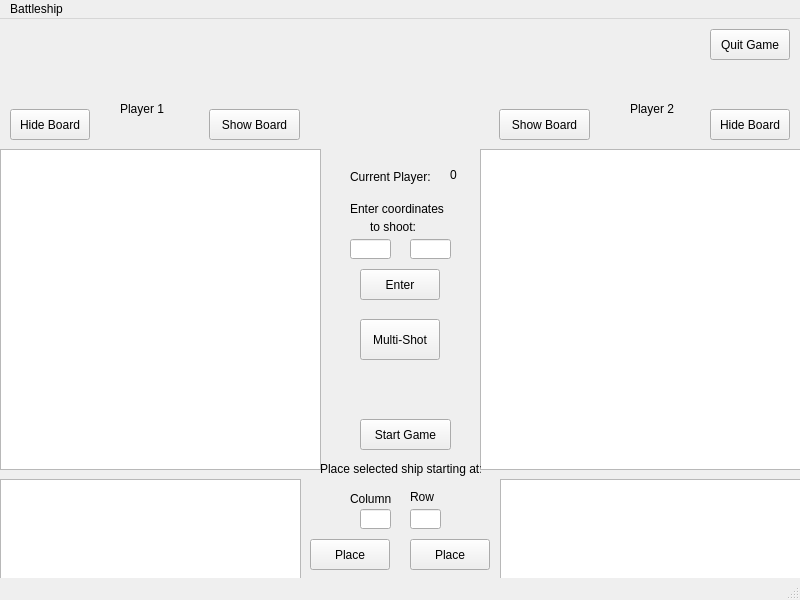
<?xml version="1.0" encoding="UTF-8"?>
<ui version="4.0">
 <class>MainWindow</class>
 <widget class="QMainWindow" name="MainWindow">
  <property name="geometry">
   <rect>
    <x>0</x>
    <y>0</y>
    <width>800</width>
    <height>600</height>
   </rect>
  </property>
  <property name="windowTitle">
   <string>MainWindow</string>
  </property>
  <widget class="QWidget" name="centralwidget">
   <widget class="QGraphicsView" name="plotGraphicsView">
    <property name="geometry">
     <rect>
      <x>0</x>
      <y>130</y>
      <width>321</width>
      <height>321</height>
     </rect>
    </property>
   </widget>
   <widget class="QGraphicsView" name="plotGraphicsView_2">
    <property name="geometry">
     <rect>
      <x>480</x>
      <y>130</y>
      <width>321</width>
      <height>321</height>
     </rect>
    </property>
   </widget>
   <widget class="QLabel" name="player1">
    <property name="geometry">
     <rect>
      <x>120</x>
      <y>80</y>
      <width>111</width>
      <height>20</height>
     </rect>
    </property>
    <property name="text">
     <string>Player 1</string>
    </property>
   </widget>
   <widget class="QLabel" name="player2">
    <property name="geometry">
     <rect>
      <x>630</x>
      <y>80</y>
      <width>111</width>
      <height>20</height>
     </rect>
    </property>
    <property name="text">
     <string>Player 2</string>
    </property>
   </widget>
   <widget class="QLabel" name="curr_player">
    <property name="geometry">
     <rect>
      <x>350</x>
      <y>150</y>
      <width>91</width>
      <height>16</height>
     </rect>
    </property>
    <property name="text">
     <string>Current Player:</string>
    </property>
   </widget>
   <widget class="QLabel" name="coordinates_label">
    <property name="geometry">
     <rect>
      <x>350</x>
      <y>180</y>
      <width>161</width>
      <height>20</height>
     </rect>
    </property>
    <property name="text">
     <string>Enter coordinates</string>
    </property>
   </widget>
   <widget class="QLineEdit" name="attack_input_x">
    <property name="geometry">
     <rect>
      <x>350</x>
      <y>220</y>
      <width>41</width>
      <height>20</height>
     </rect>
    </property>
   </widget>
   <widget class="QLabel" name="to_shoot">
    <property name="geometry">
     <rect>
      <x>370</x>
      <y>200</y>
      <width>61</width>
      <height>16</height>
     </rect>
    </property>
    <property name="text">
     <string>to shoot:</string>
    </property>
   </widget>
   <widget class="QPushButton" name="enter_button">
    <property name="geometry">
     <rect>
      <x>360</x>
      <y>250</y>
      <width>80</width>
      <height>31</height>
     </rect>
    </property>
    <property name="text">
     <string>Enter</string>
    </property>
   </widget>
   <widget class="QGraphicsView" name="ships_view">
    <property name="geometry">
     <rect>
      <x>0</x>
      <y>460</y>
      <width>301</width>
      <height>101</height>
     </rect>
    </property>
   </widget>
   <widget class="QGraphicsView" name="ships_view_2">
    <property name="geometry">
     <rect>
      <x>500</x>
      <y>460</y>
      <width>301</width>
      <height>101</height>
     </rect>
    </property>
   </widget>
   <widget class="QLabel" name="label">
    <property name="geometry">
     <rect>
      <x>320</x>
      <y>440</y>
      <width>161</width>
      <height>20</height>
     </rect>
    </property>
    <property name="text">
     <string>Place selected ship starting at:</string>
    </property>
   </widget>
   <widget class="QPushButton" name="place_ship_1">
    <property name="geometry">
     <rect>
      <x>310</x>
      <y>520</y>
      <width>80</width>
      <height>31</height>
     </rect>
    </property>
    <property name="text">
     <string>Place</string>
    </property>
   </widget>
   <widget class="QLineEdit" name="ship_input_x">
    <property name="geometry">
     <rect>
      <x>360</x>
      <y>490</y>
      <width>31</width>
      <height>20</height>
     </rect>
    </property>
   </widget>
   <widget class="QPushButton" name="start_game">
    <property name="geometry">
     <rect>
      <x>360</x>
      <y>400</y>
      <width>91</width>
      <height>31</height>
     </rect>
    </property>
    <property name="text">
     <string>Start Game</string>
    </property>
   </widget>
   <widget class="QPushButton" name="Quit_Game">
    <property name="geometry">
     <rect>
      <x>710</x>
      <y>10</y>
      <width>80</width>
      <height>31</height>
     </rect>
    </property>
    <property name="text">
     <string>Quit Game</string>
    </property>
   </widget>
   <widget class="QLineEdit" name="ship_input_y">
    <property name="geometry">
     <rect>
      <x>410</x>
      <y>490</y>
      <width>31</width>
      <height>20</height>
     </rect>
    </property>
   </widget>
   <widget class="QPushButton" name="hide_board_1">
    <property name="geometry">
     <rect>
      <x>10</x>
      <y>90</y>
      <width>80</width>
      <height>31</height>
     </rect>
    </property>
    <property name="text">
     <string>Hide Board</string>
    </property>
   </widget>
   <widget class="QPushButton" name="show_board_1">
    <property name="geometry">
     <rect>
      <x>209</x>
      <y>90</y>
      <width>91</width>
      <height>31</height>
     </rect>
    </property>
    <property name="text">
     <string>Show Board</string>
    </property>
   </widget>
   <widget class="QPushButton" name="show_board_2">
    <property name="geometry">
     <rect>
      <x>499</x>
      <y>90</y>
      <width>91</width>
      <height>31</height>
     </rect>
    </property>
    <property name="text">
     <string>Show Board</string>
    </property>
   </widget>
   <widget class="QPushButton" name="hide_board_2">
    <property name="geometry">
     <rect>
      <x>710</x>
      <y>90</y>
      <width>80</width>
      <height>31</height>
     </rect>
    </property>
    <property name="text">
     <string>Hide Board</string>
    </property>
   </widget>
   <widget class="QPushButton" name="place_ship_2">
    <property name="geometry">
     <rect>
      <x>410</x>
      <y>520</y>
      <width>80</width>
      <height>31</height>
     </rect>
    </property>
    <property name="text">
     <string>Place</string>
    </property>
   </widget>
   <widget class="QLabel" name="label_2">
    <property name="geometry">
     <rect>
      <x>350</x>
      <y>470</y>
      <width>61</width>
      <height>20</height>
     </rect>
    </property>
    <property name="text">
     <string>Column</string>
    </property>
   </widget>
   <widget class="QLabel" name="label_3">
    <property name="geometry">
     <rect>
      <x>410</x>
      <y>470</y>
      <width>51</width>
      <height>16</height>
     </rect>
    </property>
    <property name="text">
     <string>Row</string>
    </property>
   </widget>
   <widget class="QLabel" name="current_player_num">
    <property name="geometry">
     <rect>
      <x>450</x>
      <y>150</y>
      <width>37</width>
      <height>12</height>
     </rect>
    </property>
    <property name="text">
     <string>0</string>
    </property>
   </widget>
   <widget class="QLineEdit" name="attack_input_y">
    <property name="geometry">
     <rect>
      <x>410</x>
      <y>220</y>
      <width>41</width>
      <height>20</height>
     </rect>
    </property>
   </widget>
   <widget class="QLabel" name="status_label">
    <property name="geometry">
     <rect>
      <x>330</x>
      <y>30</y>
      <width>321</width>
      <height>21</height>
     </rect>
    </property>
    <property name="text">
     <string/>
    </property>
   </widget>
   <widget class="QPushButton" name="multi_shot">
    <property name="geometry">
     <rect>
      <x>360</x>
      <y>300</y>
      <width>80</width>
      <height>41</height>
     </rect>
    </property>
    <property name="text">
     <string>Multi-Shot</string>
    </property>
   </widget>
  </widget>
  <widget class="QMenuBar" name="menubar">
   <property name="geometry">
    <rect>
     <x>0</x>
     <y>0</y>
     <width>800</width>
     <height>22</height>
    </rect>
   </property>
   <widget class="QMenu" name="menuBattleship">
    <property name="title">
     <string>Battleship</string>
    </property>
   </widget>
   <addaction name="menuBattleship"/>
  </widget>
  <widget class="QStatusBar" name="statusbar"/>
 </widget>
 <resources/>
 <connections/>
</ui>
